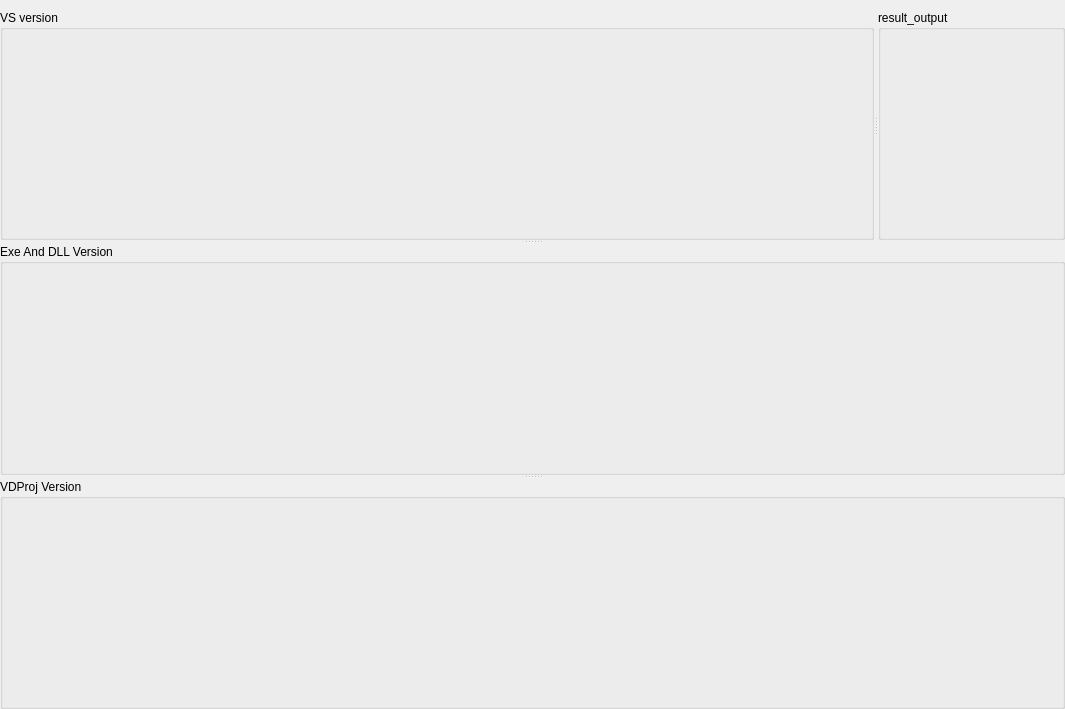
<?xml version="1.0" encoding="UTF-8"?>
<ui version="4.0">
 <class>FilePackMgrWidgetClass</class>
 <widget class="QWidget" name="FilePackMgrWidgetClass">
  <property name="geometry">
   <rect>
    <x>0</x>
    <y>0</y>
    <width>1065</width>
    <height>709</height>
   </rect>
  </property>
  <property name="windowTitle">
   <string>FilePackMgrWidget</string>
  </property>
  <layout class="QVBoxLayout" name="verticalLayout_5">
   <property name="spacing">
    <number>0</number>
   </property>
   <property name="leftMargin">
    <number>0</number>
   </property>
   <property name="topMargin">
    <number>10</number>
   </property>
   <property name="rightMargin">
    <number>0</number>
   </property>
   <property name="bottomMargin">
    <number>0</number>
   </property>
   <item>
    <widget class="QSplitter" name="splitter_2">
     <property name="orientation">
      <enum>Qt::Vertical</enum>
     </property>
     <widget class="QSplitter" name="splitter">
      <property name="orientation">
       <enum>Qt::Horizontal</enum>
      </property>
      <widget class="QGroupBox" name="group_box_vs_version">
       <property name="title">
        <string>VS version</string>
       </property>
       <layout class="QVBoxLayout" name="verticalLayout_3">
        <item>
         <widget class="TableViewWidget" name="widget_vs_version" native="true"/>
        </item>
       </layout>
      </widget>
      <widget class="QGroupBox" name="groupBox">
       <property name="title">
        <string>result_output</string>
       </property>
       <layout class="QVBoxLayout" name="verticalLayout_4">
        <property name="spacing">
         <number>0</number>
        </property>
        <property name="leftMargin">
         <number>0</number>
        </property>
        <property name="topMargin">
         <number>0</number>
        </property>
        <property name="rightMargin">
         <number>0</number>
        </property>
        <property name="bottomMargin">
         <number>0</number>
        </property>
        <item>
         <widget class="OutputResultWidget" name="widget_ret_output" native="true"/>
        </item>
       </layout>
      </widget>
     </widget>
     <widget class="QGroupBox" name="group_box_exe_dll">
      <property name="title">
       <string>Exe And DLL Version</string>
      </property>
      <layout class="QVBoxLayout" name="verticalLayout">
       <item>
        <widget class="TableViewWidget" name="widget_exe_dll" native="true">
         <property name="enabled">
          <bool>true</bool>
         </property>
         <property name="styleSheet">
          <string notr="true"/>
         </property>
        </widget>
       </item>
      </layout>
     </widget>
     <widget class="QGroupBox" name="group_box_vdproj">
      <property name="title">
       <string>VDProj Version</string>
      </property>
      <layout class="QVBoxLayout" name="verticalLayout_2">
       <item>
        <widget class="TableViewWidget" name="widget_vdproj" native="true">
         <property name="styleSheet">
          <string notr="true"/>
         </property>
        </widget>
       </item>
      </layout>
     </widget>
    </widget>
   </item>
  </layout>
 </widget>
 <layoutdefault spacing="6" margin="11"/>
 <customwidgets>
  <customwidget>
   <class>TableViewWidget</class>
   <extends>QWidget</extends>
   <header>tableviewwidget.h</header>
   <container>1</container>
  </customwidget>
  <customwidget>
   <class>OutputResultWidget</class>
   <extends>QWidget</extends>
   <header>outputresultwidget.h</header>
   <container>1</container>
  </customwidget>
 </customwidgets>
 <resources/>
 <connections/>
</ui>
